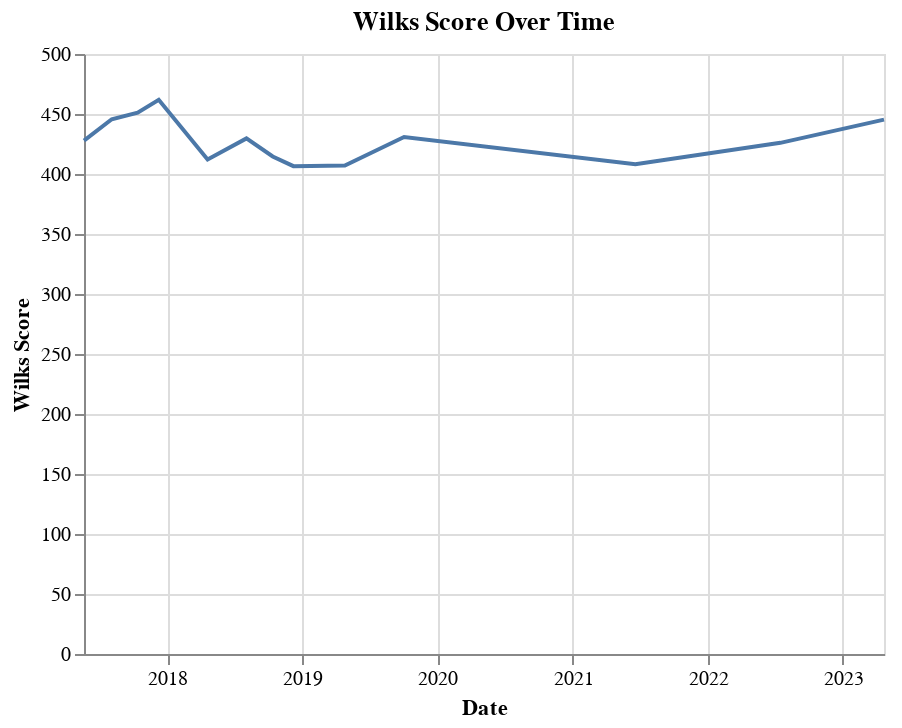

This figure's notebook cell:
### Code cell
alt.Chart(jl_df).mark_line().encode(x=alt.X("date:T", title="Date"), y=alt.Y("wilks:Q", title="Wilks Score")).properties(title="Wilks Score Over Time")

### Figure 1 — Vega-Lite specification as saved in the notebook (floating-point values rounded to 4 significant figures)
{"config": {"view": {"continuousWidth": 400, "continuousHeight": 300}}, "data": {"name": "data-72dc2ddb39eb93ef850f369ba3043c9f"}, "mark": "line", "encoding": {"x": {"field": "date", "title": "Date", "type": "temporal"}, "y": {"field": "wilks", "title": "Wilks Score", "type": "quantitative"}}, "title": "Wilks Score Over Time", "$schema": "https://vega.github.io/schema/vega-lite/v4.17.0.json", "datasets": {"data-72dc2ddb39eb93ef850f369ba3043c9f": [{"age": 19.5, "bodyweight": 58.5, "bodyweight_change": -0.2, "time_since_last_comp": 63, "cumulative_comps": 1, "total": 490.0, "wilks": 427.8, "date": "2017-05-21T00:00:00"}, {"age": 19.5, "bodyweight": 59.0, "bodyweight_change": 0.5, "time_since_last_comp": 75, "cumulative_comps": 2, "total": 514.5, "wilks": 445.6, "date": "2017-08-04T00:00:00"}, {"age": 20.0, "bodyweight": 58.9, "bodyweight_change": -0.1, "time_since_last_comp": 70, "cumulative_comps": 3, "total": 520.0, "wilks": 451.1, "date": "2017-10-13T00:00:00"}, {"age": 20.0, "bodyweight": 58.8, "bodyweight_change": -0.1, "time_since_last_comp": 57, "cumulative_comps": 4, "total": 531.5, "wilks": 461.8, "date": "2017-12-09T00:00:00"}, {"age": 20.5, "bodyweight": 65.65, "bodyweight_change": 6.85, "time_since_last_comp": 132, "cumulative_comps": 5, "total": 522.5, "wilks": 412.1, "date": "2018-04-20T00:00:00"}, {"age": 20.5, "bodyweight": 66.05, "bodyweight_change": 0.4, "time_since_last_comp": 105, "cumulative_comps": 6, "total": 547.5, "wilks": 429.6, "date": "2018-08-03T00:00:00"}, {"age": 21.0, "bodyweight": 68.25, "bodyweight_change": 2.2, "time_since_last_comp": 71, "cumulative_comps": 7, "total": 542.5, "wilks": 414.6, "date": "2018-10-13T00:00:00"}, {"age": 21.0, "bodyweight": 68.75, "bodyweight_change": 0.5, "time_since_last_comp": 56, "cumulative_comps": 8, "total": 535.0, "wilks": 406.6, "date": "2018-12-08T00:00:00"}, {"age": 21.5, "bodyweight": 68.65, "bodyweight_change": -0.1, "time_since_last_comp": 139, "cumulative_comps": 9, "total": 535.0, "wilks": 407.0, "date": "2019-04-26T00:00:00"}, {"age": 22.0, "bodyweight": 68.75, "bodyweight_change": 0.1, "time_since_last_comp": 160, "cumulative_comps": 10, "total": 567.0, "wilks": 430.9, "date": "2019-10-03T00:00:00"}, {"age": 23.5, "bodyweight": 76.4, "bodyweight_change": 7.65, "time_since_last_comp": 625, "cumulative_comps": 11, "total": 580.0, "wilks": 408.1, "date": "2021-06-19T00:00:00"}, {"age": 24.5, "bodyweight": 74.5, "bodyweight_change": -1.9, "time_since_last_comp": 392, "cumulative_comps": 12, "total": 595.0, "wilks": 426.0, "date": "2022-07-16T00:00:00"}, {"age": 25.5, "bodyweight": 74.15, "bodyweight_change": -0.35, "time_since_last_comp": 280, "cumulative_comps": 13, "total": 620.0, "wilks": 445.3, "date": "2023-04-22T00:00:00"}]}}
